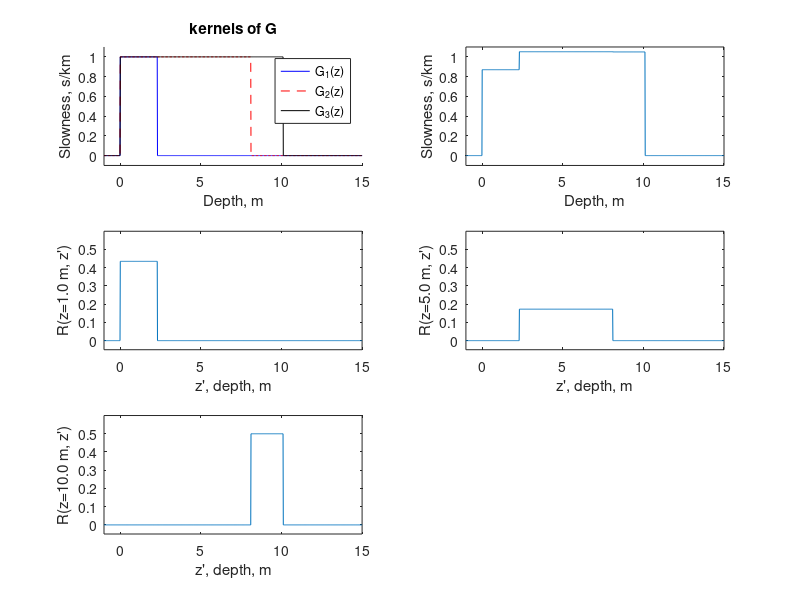

MATLAB code to generate this figure:
%
% backus.m
%
% Implementation of the problem in Section 7.19 of Tarantola (2005),
%   "Using the Backus and Gilbert Method"
% For background reading, see
%    Tarantola (2005), Section 6.16, The Method of Backus and Gilbert
%    Aster et al. (2012), Section 5.3, The Method of Backus and Gilbert
%

close all, clc, clear

zdep = [2.3 8.1 10.1];         % m
dobs = [2.0 8.1 10.2]';        % ms


G = @(z,i) ( and(z >= 0, z < zdep(i)) );

zmin = -1;
zmax = 15;
nz = 1000;
zplot = linspace(zmin,zmax,nz)';

figure; nr=3; nc=2;
ax0 = [zmin zmax -0.1 1.1];

subplot(nr,nc,1); hold on;
plot(zplot,G(zplot,1),'b');
plot(zplot,G(zplot,2),'r--');
plot(zplot,G(zplot,3),'k');
legend('G_1(z)','G_2(z)','G_3(z)');
axis(ax0);
xlabel('Depth, m'); ylabel('Slowness, s/km');
title('kernels of G');

S = diag(zdep);
S(1,2) = zdep(1);
S(1,3) = zdep(1);
S(2,3) = zdep(2);
S(2,1) = S(1,2);
S(3,1) = S(1,3);
S(3,2) = S(2,3);

Sinv = inv(S);

p = Sinv*dobs;
p = [-0.182 0.002 1.050]';

S, Sinv, p

nplot = [G(zplot,1) G(zplot,2) G(zplot,3)]*p;

subplot(nr,nc,2);
plot(zplot,nplot); axis(ax0);
xlabel('Depth, m'); ylabel('Slowness, s/km');

% resolving kernels
ax1 = [ax0(1:2) -0.05 0.6];
ztar = [1 5 10];
for k = 1:length(ztar)
    Rz = zeros(nz,1);
    for i=1:3
        for j=1:3
            Rz = Rz + G(ztar(k),i)*Sinv(i,j)*G(zplot,j);
        end
    end
    subplot(nr,nc,2+k);
    plot(zplot,Rz);
    axis(ax1);
    xlabel('z'', depth, m');
    ylabel(sprintf('R(z=%.1f m, z'')',ztar(k)));
end


